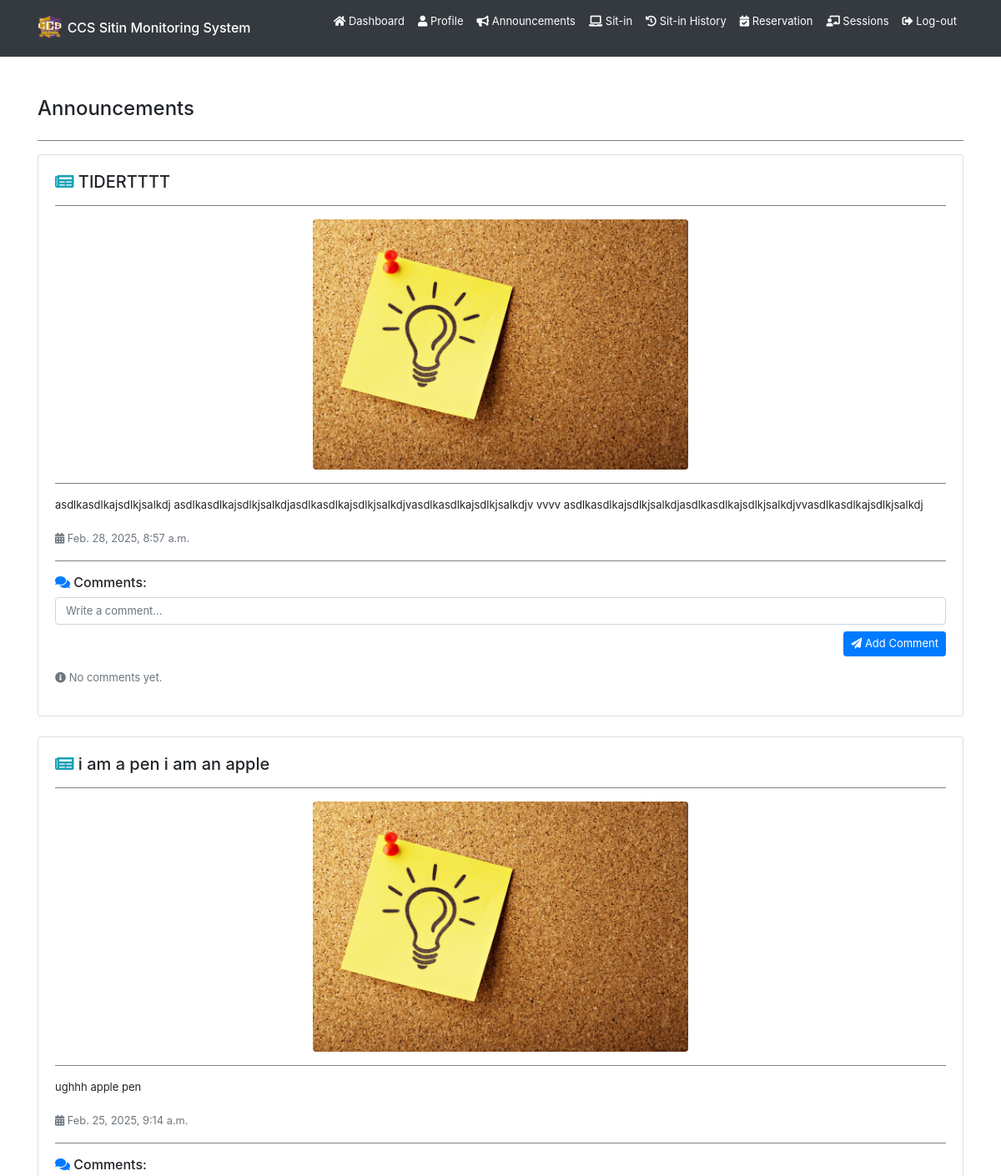
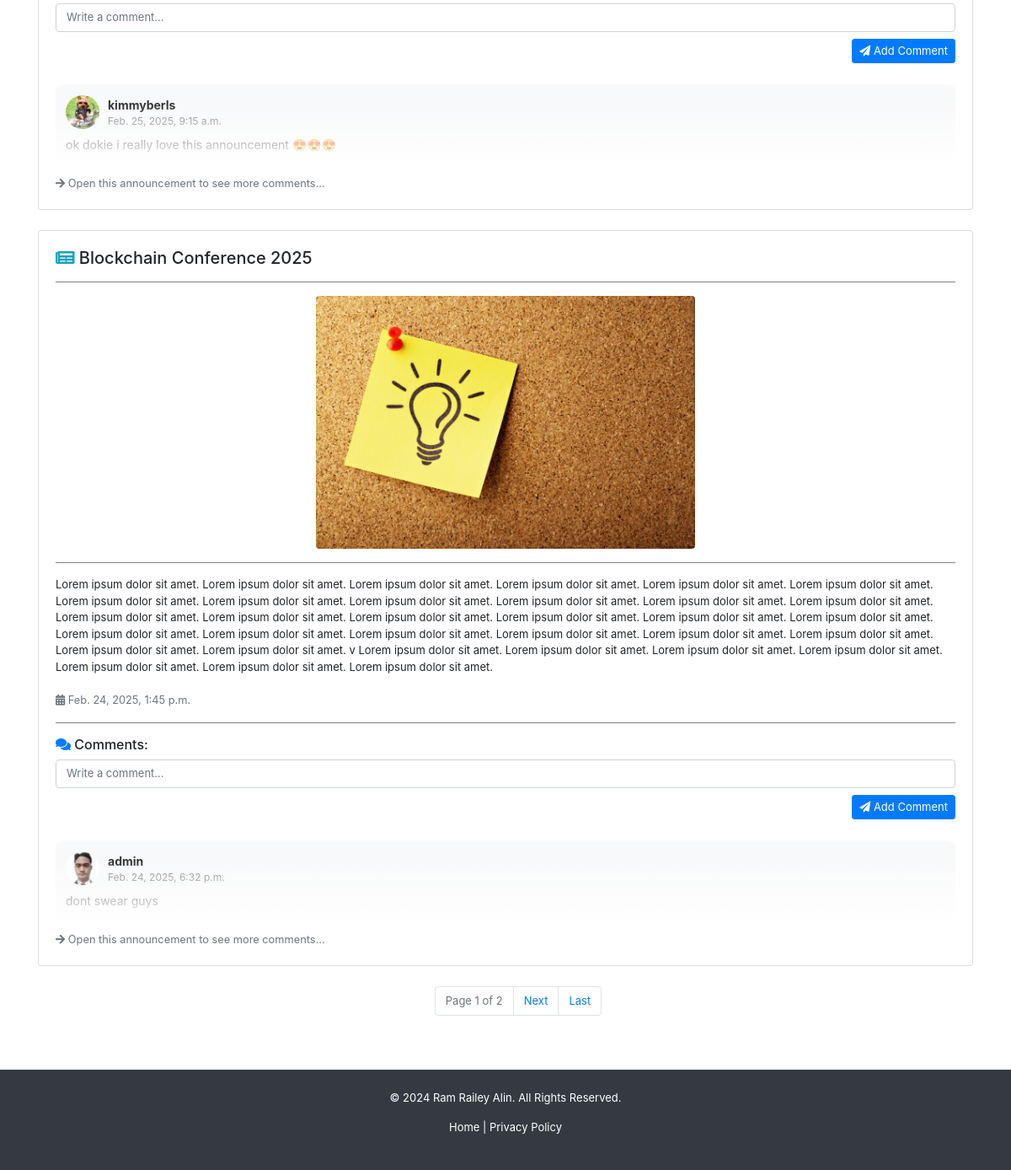
The page /announcements/ (signed in) on the database as committed earlier (2 pictures, top to bottom).
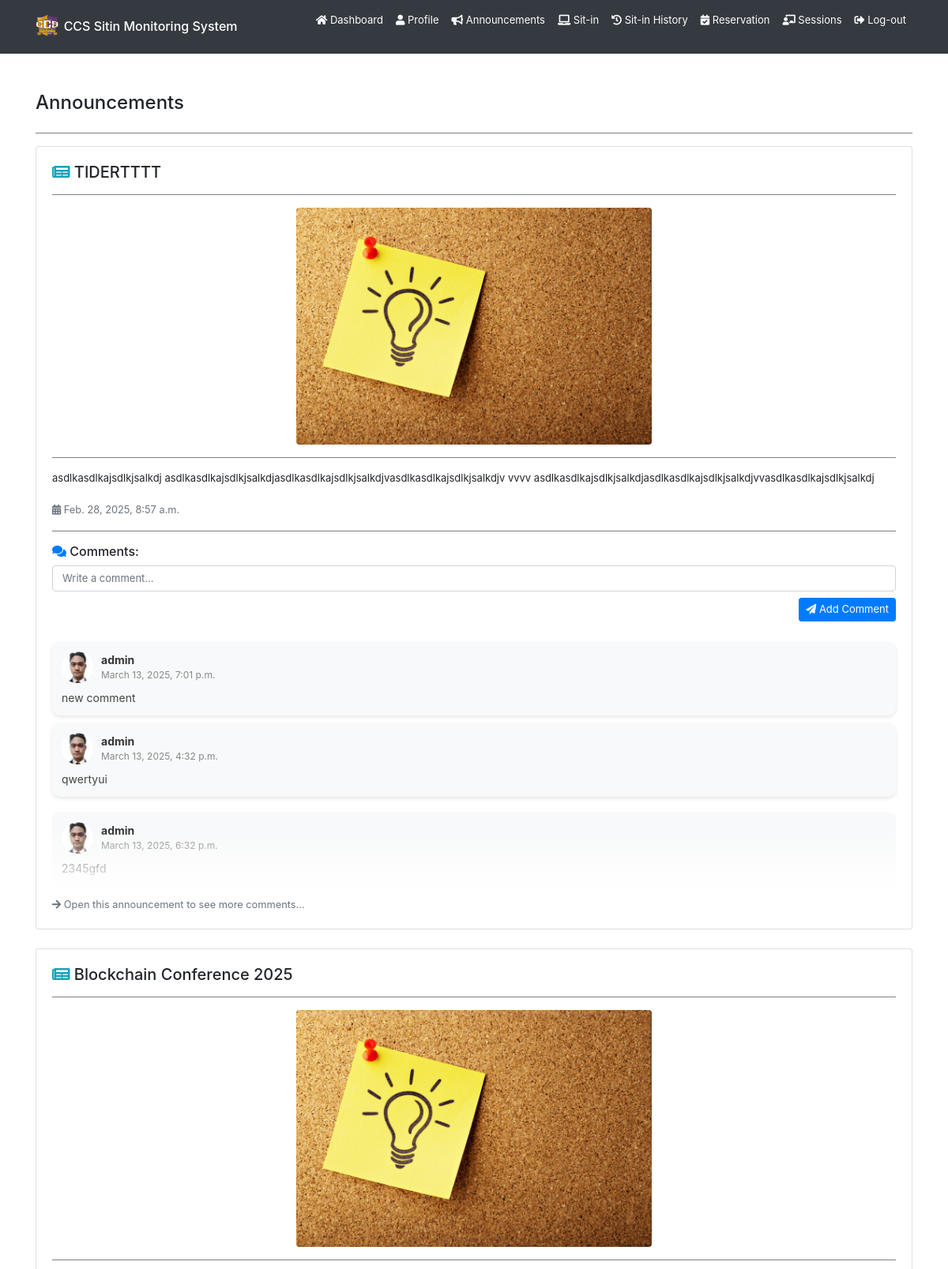
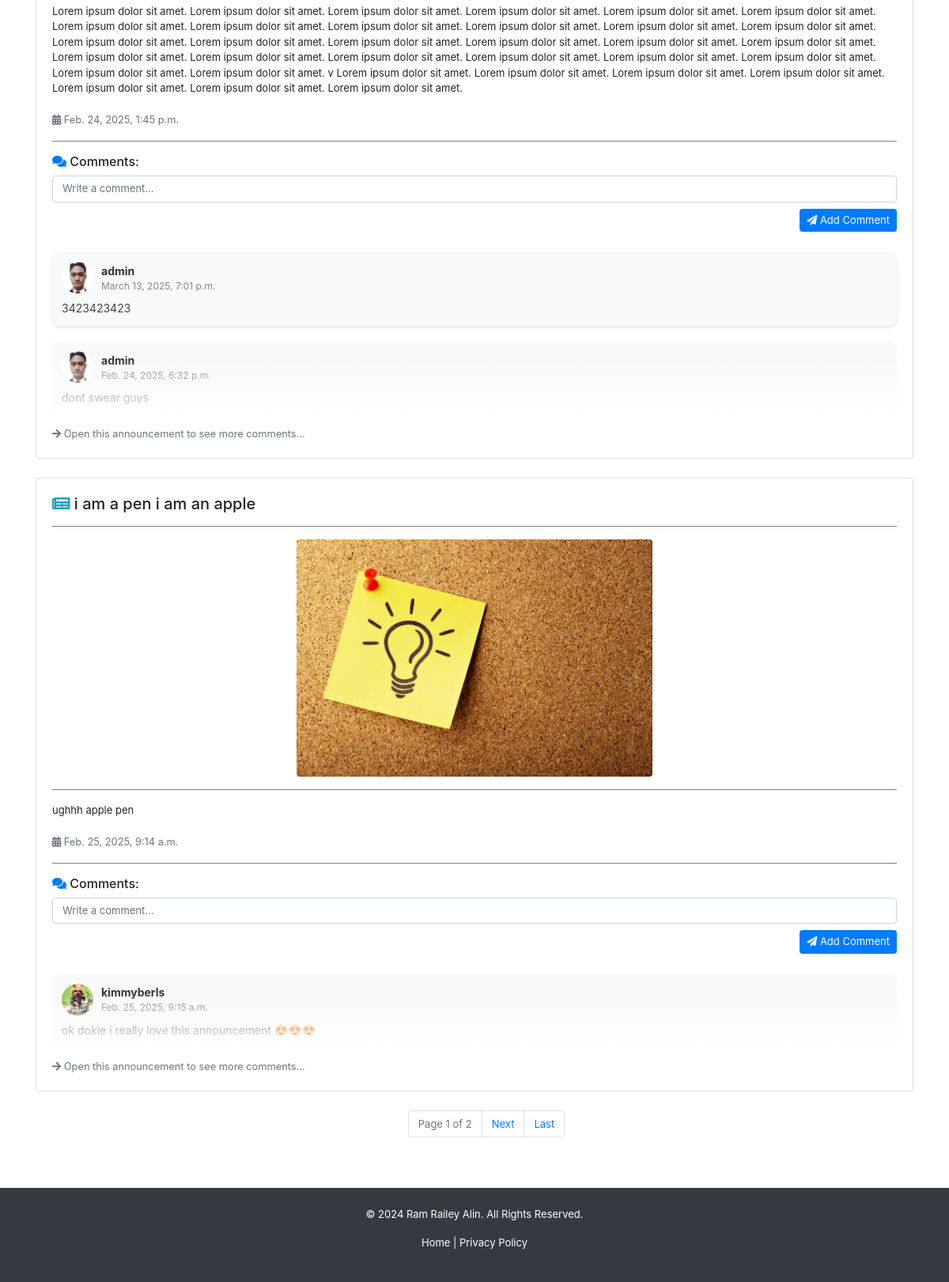
The same page on the database as committed later (2 pictures, top to bottom).
### backend/models.py (models this page shows, shortened)
class Announcement(models.Model):
    title = models.CharField(max_length=255, blank=True, null=True)
    content = models.TextField(blank=True, null=True)
    image = models.ImageField(upload_to="announcements/", default="announcements/announcement.jpg", blank=True, null=True)
    date = models.DateTimeField(auto_now_add=True)
    updated_at = models.DateTimeField(auto_now=True)
    superuser = models.ForeignKey(User, on_delete=models.CASCADE, limit_choices_to={'is_superuser': True})

class AnnouncementComment(models.Model):
    comment = models.TextField(blank=True, null=True)
    date = models.DateTimeField(auto_now_add=True)
    updated_at = models.DateTimeField(auto_now=True)
    announcement = models.ForeignKey(Announcement, on_delete=models.CASCADE)
    user = models.ForeignKey(User, on_delete=models.CASCADE)

class Registration(models.Model):
    idno = models.IntegerField(primary_key=True)
    lastname = models.CharField(max_length=80, null=True, blank=True)
    firstname = models.CharField(max_length=80, null=True, blank=True)
    middlename = models.CharField(max_length=80, null=True, blank=True)
    course = models.CharField(max_length=80, choices=COURSE_CHOICES, null=True, blank=True)
    level = models.IntegerField(null=True, choices=LEVEL_CHOICES, blank=True)
    email = models.EmailField(max_length=80, null=True, blank=True)
    address = models.CharField(max_length=255, null=True, blank=True)
    sessions = models.IntegerField(default=30, null=True, blank=True)
    profilepicture_og = models.ImageField(upload_to="profiles/", default="profiles/default.jpg", blank=True, null=True)
    profilepicture_lg = models.ImageField(upload_to="profiles/", default="profiles/default_lg.jpg", blank=True, null=True)
    profilepicture_md = models.ImageField(upload_to="profiles/", default="profiles/default_md.jpg", blank=True, null=True)
    profilepicture_sm = models.ImageField(upload_to="profiles/", default="profiles/default_sm.jpg", blank=True, null=True)
    profiledescription = models.TextField(blank=True, null=True)
    username = models.OneToOneField(User, on_delete=models.CASCADE)

### backend/views.py (the view)
# urls.py: path('announcements/', views.announcements, name='user-announcements'),
@login_required
def announcements(request):
    if request.user.is_authenticated:
        announcements = Announcement.objects.all().order_by('-updated_at')
        announcementcomments = {}
        for announcement in announcements:
            comment = list(AnnouncementComment.objects.filter(announcement=announcement).order_by('-updated_at')[:5])
            announcementcomments[announcement.id] = comment
        paginator = Paginator(announcements, 3)
        page_number = request.GET.get('page')
        page_obj = paginator.get_page(page_number)
        try:
            register = Registration.objects.get(username=request.user)
        except Registration.DoesNotExist:
            register = request.user
        return render(request, 'backend/pages/announcements.html', context={'announcements': page_obj, 'announcementcomments': announcementcomments, 'register': register} )
    return redirect('/')

### backend/templatetags/custom_filters.py (called while the page is built)
@register.filter
def get_item(dictionary, key):
    return dictionary.get(key, [])

### backend/templates/backend/pages/announcements.html (shortened to what this page needs)
{% extends 'backend/base.html' %}
{% load static %}
{% load custom_filters %}
{% block content %}
<div class="container mt-5">
    <div class="d-flex align-items-center mb-4">
        <h4 class="m-0">Announcements</h4>
    </div>
    <hr>
    {% for announcement in announcements %}
    <div id="announcement-body" class="card mb-4 announcement-card shadow-sm">
        <div class="card-body">
            <h5 class="announcement-title">
                <i class="fas fa-newspaper text-info"></i> {{ announcement.title }}
            </h5>
            <hr>
            {% if announcement.image %}
            <div class="text-center">
                <img src="{{ announcement.image.url }}" alt="Announcement Image" class="img-fluid rounded" style="max-height: 300px; object-fit: cover;">
            </div>
            <hr>
            {% endif %}
            <p>{{ announcement.content }}</p>
            <small class="text-muted">
                <i class="fas fa-calendar-alt"></i> {{ announcement.date }}
            </small>
            <hr>
            <div>
                <h6><i class="fas fa-comments text-primary"></i> Comments:</h6>
                <form id="comment-form-{{ announcement.id }}">
                    <div class="form-group">
                        <textarea class="form-control comment-box" rows="1" placeholder="Write a comment..." style="resize: none; overflow-y: hidden;"
                        oninput="this.style.height = ''; this.style.height = this.scrollHeight + 'px'"
                        required></textarea>
                        <button type="button"
                            onclick="PostComment(this.parentElement.parentElement, '{{ announcement.id }}', '{{ csrf_token }}')"
                            class="btn btn-sm btn-primary float-right mt-2">
                            <i class="fas fa-paper-plane"></i> Add Comment
                        </button>
                    </div>
                </form>
                {% with announcement.announcementcomment_set.all as related_comments %}
                {% if related_comments %}
                    {% for comment in announcementcomments|get_item:announcement.id %}
                    {% if forloop.last %}
                    <div class="fade-wrapper">
                    {% endif %}
                        <div class="comment-card">
                            <div class="comment-header">
                                <img src="{{ comment.user.registration.profilepicture_sm.url }}" alt="Profile Picture"
                                    class="comment-pic">
                                <div class="comment-user-info">
                                    <strong>{{ comment.user.username }}</strong>
                                    <span class="comment-date">{{ comment.date }}</span>
                                </div>
                            </div>
                            <div class="comment-body">
                                <p>{{ comment.comment }}</p>
                            </div>
                        </div>
                    {% if forloop.last %}
                    </div>
                    {% endif %}
                    {% endfor %}
                    <a href="{% url 'user-announcement' announcement.id %}" class="small text-muted">
                        <i class="fas fa-arrow-right"></i> Open this announcement to see more comments...
                    </a>
                {% else %}
                <p class="text-muted"><i class="fas fa-info-circle"></i> No comments yet.</p>
                {% endif %}
                {% endwith %}
            </div>
        </div>
    </div>
    {% empty %}
    <div class="card p-3 shadow-sm">
        <h5 class="text-muted"><i class="fas fa-exclamation-circle"></i> No announcements available.</h5>
    </div>
    {% endfor %}
    <div class="pagination mt-3 d-flex flex-column justify-content-center">
        <nav aria-label="Announcements pagination">
            <ul class="pagination justify-content-center">
                <li class="page-item disabled">
                    <span class="page-link">Page {{ announcements.number }} of {{ announcements.paginator.num_pages }}</span>
                </li>
                {% if announcements.has_next %}
                <li class="page-item">
                    <a class="page-link" href="?page={{ announcements.next_page_number }}">Next</a>
                </li>
                <li class="page-item">
                    <a class="page-link" href="?page={{ announcements.paginator.num_pages }}">Last</a>
                </li>
                {% endif %}
            </ul>
        </nav>
    </div>
</div>
{% endblock %}

### backend/templates/backend/base.html (shortened to what this page needs)
{% load static %}
<!DOCTYPE html>
<html>
<head>
    <link href="https://cdnjs.cloudflare.com/ajax/libs/font-awesome/5.15.3/css/all.min.css" rel="stylesheet">
    <link rel="stylesheet" href="https://cdn.jsdelivr.net/npm/bootstrap@4.0.0/dist/css/bootstrap.min.css">
    <link rel="stylesheet" href="{% static 'backend/css/styles.css' %}">
</head>
<body>
    {% include 'backend/header.html' %}
    <main>
        {% block content %}
        {% endblock content %}
    </main>
    <footer class="bg-dark text-white text-center py-4 mt-5">
        <div class="container" style="font-size: small;">
            <p>&copy; 2024 Ram Railey Alin. All Rights Reserved.</p>
            <p>
                <a href="#" class="text-white">Home</a> |
                <a href="#" class="text-white">Privacy Policy</a>
            </p>
        </div>
    </footer>
</body>
</html>

### backend/templates/backend/header.html (shortened to what this page needs)
{% load static %}
<header>
    <nav class="navbar navbar-expand-lg navbar-dark bg-dark">
        <div class="container">
            <a href="{% url 'user-home' %}" class="navbar-brand">
                <img src="{% static 'backend/images/ccs_logo_3.png' %}" alt="logo" width="30" height="30" class="d-inline-block align-top">
                <h6 class="hover-antiquewhite" style="display: inline-block;">CCS Sitin Monitoring System</h6>
            </a>
            <div class="collapse navbar-collapse mb-3" id="navbarNav">
                <ul id="main-navbar" class="navbar-nav ml-auto">
                    {% if user.is_authenticated %}
                    <li class="nav-item">
                        <a href="{% url 'user-home' %}" class="nav-link active">
                            <i class="fas fa-home"></i> Dashboard
                        </a>
                    </li>
                    <li class="nav-item">
                        <a href="{% url 'user-profile' %}" class="nav-link active">
                            <i class="fas fa-user"></i> Profile
                        </a>
                    </li>
                    <li class="nav-item">
                        <a href="{% url 'user-announcements' %}" class="nav-link active">
                            <i class="fas fa-bullhorn"></i> Announcements
                        </a>
                    </li>
                    <li class="nav-item">
                        <a href="{% url 'user-sitin' %}" class="nav-link active">
                            <i class="fas fa-laptop"></i> Sit-in
                        </a>
                    </li>
                    <li class="nav-item">
                        <a href="{% url 'user-sitin_history' %}" class="nav-link active">
                            <i class="fas fa-history"></i> Sit-in History
                        </a>
                    </li>
                    <li class="nav-item">
                        <a href="{% url 'user-reservation' %}" class="nav-link active">
                            <i class="fas fa-calendar-check"></i> Reservation
                        </a>
                    </li>
                    <li class="nav-item">
                        <a href="{% url 'user-sessions' %}" class="nav-link active">
                            <i class="fas fa-chalkboard-teacher"></i> Sessions
                        </a>
                    </li>
                    <li class="nav-item">
                        <a href="#" class="nav-link active hover-red" onclick="document.getElementById('logout-form').submit();">
                            <i class="fas fa-sign-out-alt"></i> Log-out
                        </a>
                    </li>
                    {% endif %}
                </ul>
            </div>
        </div>
    </nav>
</header>

### backend/static/backend/css/styles.css (style rules this page uses)
* { box-sizing: border-box; padding: 0; margin: 0; }
li { text-decoration: none; }
main { min-height: 90vh; }
p { font-size: small; }
button { font-size: small; }
.btn { font-size: small; }
form { display: flex; flex-direction: column; row-gap: 10px; }
.nav-link { font-size: small; }
hr { width: 100%; border: none; border-top: 1px solid gray; }
ul { font-size: small; margin-left: 30px; }
.comment-card { background: #f8f9fa; border-radius: 10px; padding: 12px; margin: 10px 0; display: flex; flex-direction: column; box-shadow: 0 2px 5px rgba(0, 0, 0, 0.1); }
.comment-header { display: flex; align-items: center; margin-bottom: 8px; }
.comment-pic { width: 40px; height: 40px; border-radius: 50%; object-fit: cover; margin-right: 10px; }
.comment-user-info { display: flex; flex-direction: column; }
.comment-user-info strong { font-size: 14px; color: #333; }
.comment-date { font-size: 12px; color: #888; }
.comment-body p { font-size: 14px; margin: 0; color: #444; }
input[type="text"], input[type="email"], input[type="password"], input[type="number"], input[type="search"], input[type="tel"], input[type="url"], input[type="date"], input[type="datetime-local"], input[type="month"], input[type="week"], input[type="time"], textarea, select { font-size: small !important; }

### backend/templates/backend/pages/announcements.html (style rules this page uses)
.fade-wrapper { position: relative; overflow: hidden; }
.fade-wrapper::after { content: ''; position: absolute; bottom: 0; left: 0; right: 0; height: 80px; background: linear-gradient(to bottom, rgba(255, 255, 255, 0), rgba(255, 255, 255, 1) 90%); pointer-events: none; }
.fade-wrapper::before { content: ''; position: absolute; bottom: 0; left: 0; right: 0; height: 1px; background: linear-gradient(to right, rgba(0, 0, 0, 0.1), rgba(0, 0, 0, 0.1) 50%, rgba(0, 0, 0, 0)); pointer-events: none; }

Rows that differ between the two databases and show on the page:
changed Announcement "TIDERTTTT": text "No comments yet." → "Open this announcement to see more comments..."
added AnnouncementComment: user.registration.profilepicture_sm (picture), user.username "admin", date "March 13, 2025, 7:01 p.m.", comment "new comment", shown under Announcement "TIDERTTTT"
added AnnouncementComment: user.registration.profilepicture_sm (picture), user.username "admin", date "March 13, 2025, 4:32 p.m.", comment "qwertyui", shown under Announcement "TIDERTTTT"
added AnnouncementComment: user.registration.profilepicture_sm (picture), user.username "admin", date "March 13, 2025, 6:32 p.m.", comment "2345gfd", shown under Announcement "TIDERTTTT"
changed Announcement "Blockchain Conference 2025": moves up the list
added AnnouncementComment: user.registration.profilepicture_sm (picture), user.username "admin", date "March 13, 2025, 7:01 p.m.", comment "3423423423", shown under Announcement "Blockchain Conference 2025"
